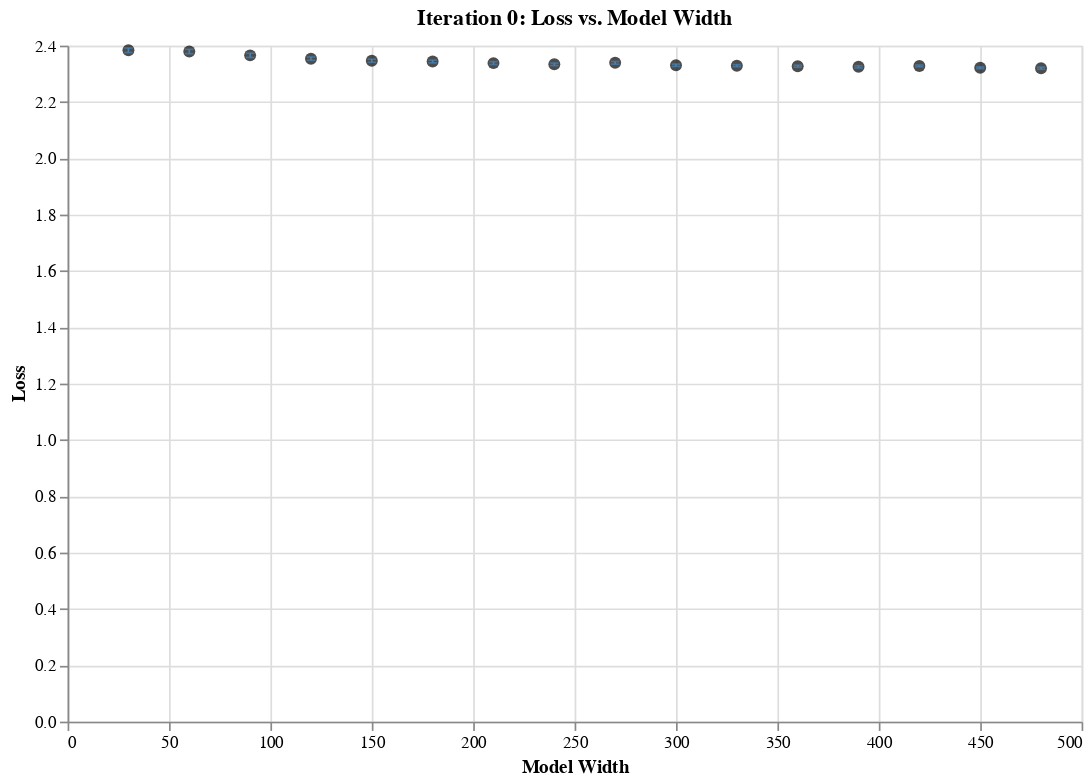
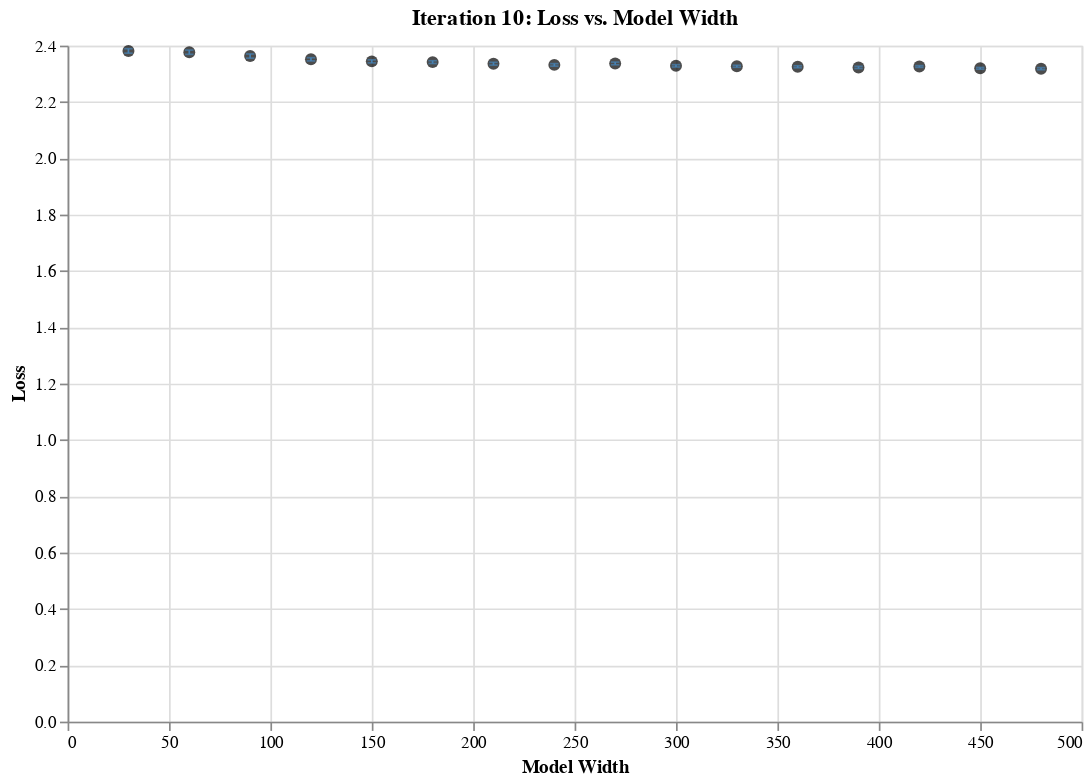
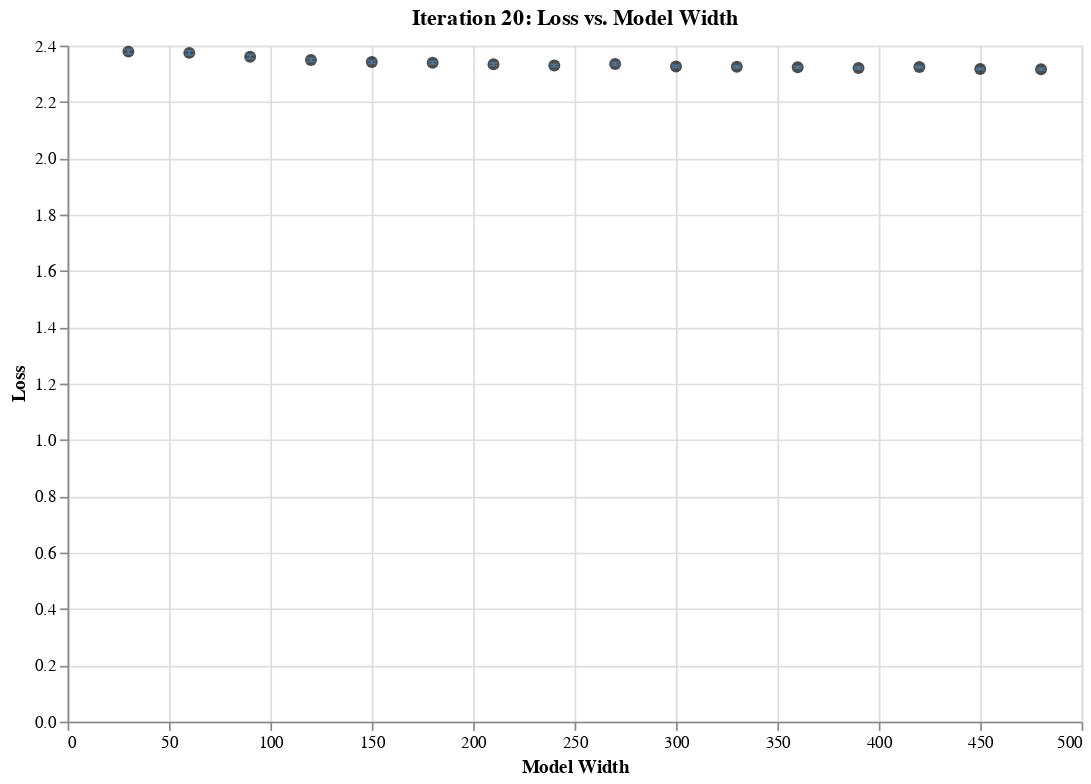
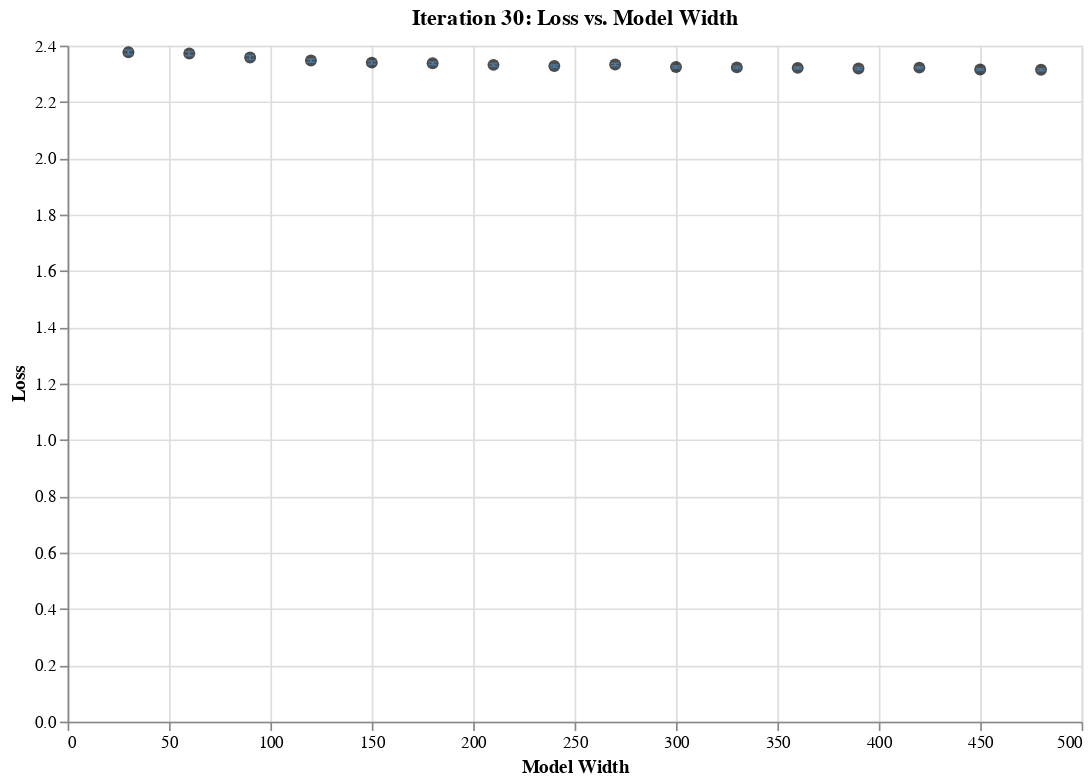

Here is the notebook cell these charts were saved with, in order:
### Code cell
plot(iterations_to_plot=range(0, 100, 10),
     metric_to_plot='loss',
     metric_label='Loss')

### Figure 1 — Vega-Lite specification as saved in the notebook (floating-point values rounded to 4 significant figures)
{"config": {"view": {"continuousWidth": 300, "continuousHeight": 300}}, "layer": [{"mark": {"type": "point", "color": "black", "filled": true, "size": 50}, "encoding": {"x": {"field": "width", "title": "Model Width", "type": "quantitative"}, "y": {"field": "loss", "type": "quantitative"}}, "title": "Iteration 0: Loss vs. Model Width"}, {"mark": {"type": "errorbar", "ticks": true}, "encoding": {"color": {"value": "#4682b4"}, "x": {"field": "width", "type": "quantitative"}, "y": {"field": "min", "title": "Loss", "type": "quantitative"}, "y2": {"field": "max"}}, "title": "Iteration 0: Loss vs. Model Width"}], "data": {"name": "data-7dd44e0f86013050fa75dfba9f05a529"}, "height": 400, "width": 600, "$schema": "https://vega.github.io/schema/vega-lite/v5.15.1.json", "datasets": {"data-7dd44e0f86013050fa75dfba9f05a529": [{"width": 30, "loss": 2.384, "min": 2.375, "max": 2.392}, {"width": 60, "loss": 2.379, "min": 2.371, "max": 2.387}, {"width": 90, "loss": 2.365, "min": 2.358, "max": 2.373}, {"width": 120, "loss": 2.354, "min": 2.348, "max": 2.359}, {"width": 150, "loss": 2.346, "min": 2.341, "max": 2.352}, {"width": 180, "loss": 2.344, "min": 2.339, "max": 2.349}, {"width": 210, "loss": 2.338, "min": 2.333, "max": 2.343}, {"width": 240, "loss": 2.334, "min": 2.329, "max": 2.338}, {"width": 270, "loss": 2.339, "min": 2.334, "max": 2.344}, {"width": 300, "loss": 2.33, "min": 2.326, "max": 2.334}, {"width": 330, "loss": 2.329, "min": 2.325, "max": 2.332}, {"width": 360, "loss": 2.327, "min": 2.323, "max": 2.33}, {"width": 390, "loss": 2.325, "min": 2.321, "max": 2.329}, {"width": 420, "loss": 2.328, "min": 2.325, "max": 2.331}, {"width": 450, "loss": 2.321, "min": 2.318, "max": 2.324}, {"width": 480, "loss": 2.32, "min": 2.316, "max": 2.324}]}}

### Figure 2 — Vega-Lite specification as saved in the notebook (floating-point values rounded to 4 significant figures)
{"config": {"view": {"continuousWidth": 300, "continuousHeight": 300}}, "layer": [{"mark": {"type": "point", "color": "black", "filled": true, "size": 50}, "encoding": {"x": {"field": "width", "title": "Model Width", "type": "quantitative"}, "y": {"field": "loss", "type": "quantitative"}}, "title": "Iteration 10: Loss vs. Model Width"}, {"mark": {"type": "errorbar", "ticks": true}, "encoding": {"color": {"value": "#4682b4"}, "x": {"field": "width", "type": "quantitative"}, "y": {"field": "min", "title": "Loss", "type": "quantitative"}, "y2": {"field": "max"}}, "title": "Iteration 10: Loss vs. Model Width"}], "data": {"name": "data-d24b88fcce289a42164d2d9b669f96b4"}, "height": 400, "width": 600, "$schema": "https://vega.github.io/schema/vega-lite/v5.15.1.json", "datasets": {"data-d24b88fcce289a42164d2d9b669f96b4": [{"width": 30, "loss": 2.381, "min": 2.373, "max": 2.389}, {"width": 60, "loss": 2.377, "min": 2.369, "max": 2.384}, {"width": 90, "loss": 2.363, "min": 2.356, "max": 2.37}, {"width": 120, "loss": 2.351, "min": 2.346, "max": 2.357}, {"width": 150, "loss": 2.344, "min": 2.339, "max": 2.35}, {"width": 180, "loss": 2.341, "min": 2.337, "max": 2.346}, {"width": 210, "loss": 2.336, "min": 2.331, "max": 2.341}, {"width": 240, "loss": 2.332, "min": 2.327, "max": 2.336}, {"width": 270, "loss": 2.337, "min": 2.332, "max": 2.342}, {"width": 300, "loss": 2.328, "min": 2.324, "max": 2.332}, {"width": 330, "loss": 2.327, "min": 2.323, "max": 2.33}, {"width": 360, "loss": 2.325, "min": 2.321, "max": 2.329}, {"width": 390, "loss": 2.323, "min": 2.319, "max": 2.327}, {"width": 420, "loss": 2.326, "min": 2.323, "max": 2.329}, {"width": 450, "loss": 2.319, "min": 2.316, "max": 2.322}, {"width": 480, "loss": 2.318, "min": 2.314, "max": 2.322}]}}

### Figure 3 — Vega-Lite specification as saved in the notebook (floating-point values rounded to 4 significant figures)
{"config": {"view": {"continuousWidth": 300, "continuousHeight": 300}}, "layer": [{"mark": {"type": "point", "color": "black", "filled": true, "size": 50}, "encoding": {"x": {"field": "width", "title": "Model Width", "type": "quantitative"}, "y": {"field": "loss", "type": "quantitative"}}, "title": "Iteration 20: Loss vs. Model Width"}, {"mark": {"type": "errorbar", "ticks": true}, "encoding": {"color": {"value": "#4682b4"}, "x": {"field": "width", "type": "quantitative"}, "y": {"field": "min", "title": "Loss", "type": "quantitative"}, "y2": {"field": "max"}}, "title": "Iteration 20: Loss vs. Model Width"}], "data": {"name": "data-4fc536ea6faf5110971ba7bd4f8011aa"}, "height": 400, "width": 600, "$schema": "https://vega.github.io/schema/vega-lite/v5.15.1.json", "datasets": {"data-4fc536ea6faf5110971ba7bd4f8011aa": [{"width": 30, "loss": 2.379, "min": 2.371, "max": 2.387}, {"width": 60, "loss": 2.374, "min": 2.367, "max": 2.382}, {"width": 90, "loss": 2.36, "min": 2.353, "max": 2.368}, {"width": 120, "loss": 2.349, "min": 2.343, "max": 2.355}, {"width": 150, "loss": 2.342, "min": 2.336, "max": 2.347}, {"width": 180, "loss": 2.339, "min": 2.334, "max": 2.344}, {"width": 210, "loss": 2.334, "min": 2.329, "max": 2.339}, {"width": 240, "loss": 2.329, "min": 2.325, "max": 2.334}, {"width": 270, "loss": 2.335, "min": 2.33, "max": 2.339}, {"width": 300, "loss": 2.326, "min": 2.322, "max": 2.33}, {"width": 330, "loss": 2.325, "min": 2.321, "max": 2.328}, {"width": 360, "loss": 2.323, "min": 2.319, "max": 2.327}, {"width": 390, "loss": 2.321, "min": 2.317, "max": 2.325}, {"width": 420, "loss": 2.324, "min": 2.321, "max": 2.327}, {"width": 450, "loss": 2.317, "min": 2.314, "max": 2.32}, {"width": 480, "loss": 2.316, "min": 2.312, "max": 2.32}]}}

### Figure 4 — Vega-Lite specification as saved in the notebook (floating-point values rounded to 4 significant figures)
{"config": {"view": {"continuousWidth": 300, "continuousHeight": 300}}, "layer": [{"mark": {"type": "point", "color": "black", "filled": true, "size": 50}, "encoding": {"x": {"field": "width", "title": "Model Width", "type": "quantitative"}, "y": {"field": "loss", "type": "quantitative"}}, "title": "Iteration 30: Loss vs. Model Width"}, {"mark": {"type": "errorbar", "ticks": true}, "encoding": {"color": {"value": "#4682b4"}, "x": {"field": "width", "type": "quantitative"}, "y": {"field": "min", "title": "Loss", "type": "quantitative"}, "y2": {"field": "max"}}, "title": "Iteration 30: Loss vs. Model Width"}], "data": {"name": "data-2de8449412bde85e138f4a0670b1e145"}, "height": 400, "width": 600, "$schema": "https://vega.github.io/schema/vega-lite/v5.15.1.json", "datasets": {"data-2de8449412bde85e138f4a0670b1e145": [{"width": 30, "loss": 2.376, "min": 2.369, "max": 2.384}, {"width": 60, "loss": 2.372, "min": 2.364, "max": 2.379}, {"width": 90, "loss": 2.358, "min": 2.351, "max": 2.365}, {"width": 120, "loss": 2.347, "min": 2.341, "max": 2.352}, {"width": 150, "loss": 2.34, "min": 2.334, "max": 2.345}, {"width": 180, "loss": 2.337, "min": 2.332, "max": 2.342}, {"width": 210, "loss": 2.332, "min": 2.327, "max": 2.337}, {"width": 240, "loss": 2.327, "min": 2.323, "max": 2.332}, {"width": 270, "loss": 2.333, "min": 2.328, "max": 2.337}, {"width": 300, "loss": 2.324, "min": 2.32, "max": 2.328}, {"width": 330, "loss": 2.323, "min": 2.319, "max": 2.326}, {"width": 360, "loss": 2.321, "min": 2.318, "max": 2.325}, {"width": 390, "loss": 2.319, "min": 2.315, "max": 2.323}, {"width": 420, "loss": 2.322, "min": 2.319, "max": 2.325}, {"width": 450, "loss": 2.315, "min": 2.312, "max": 2.318}, {"width": 480, "loss": 2.314, "min": 2.311, "max": 2.318}]}}
